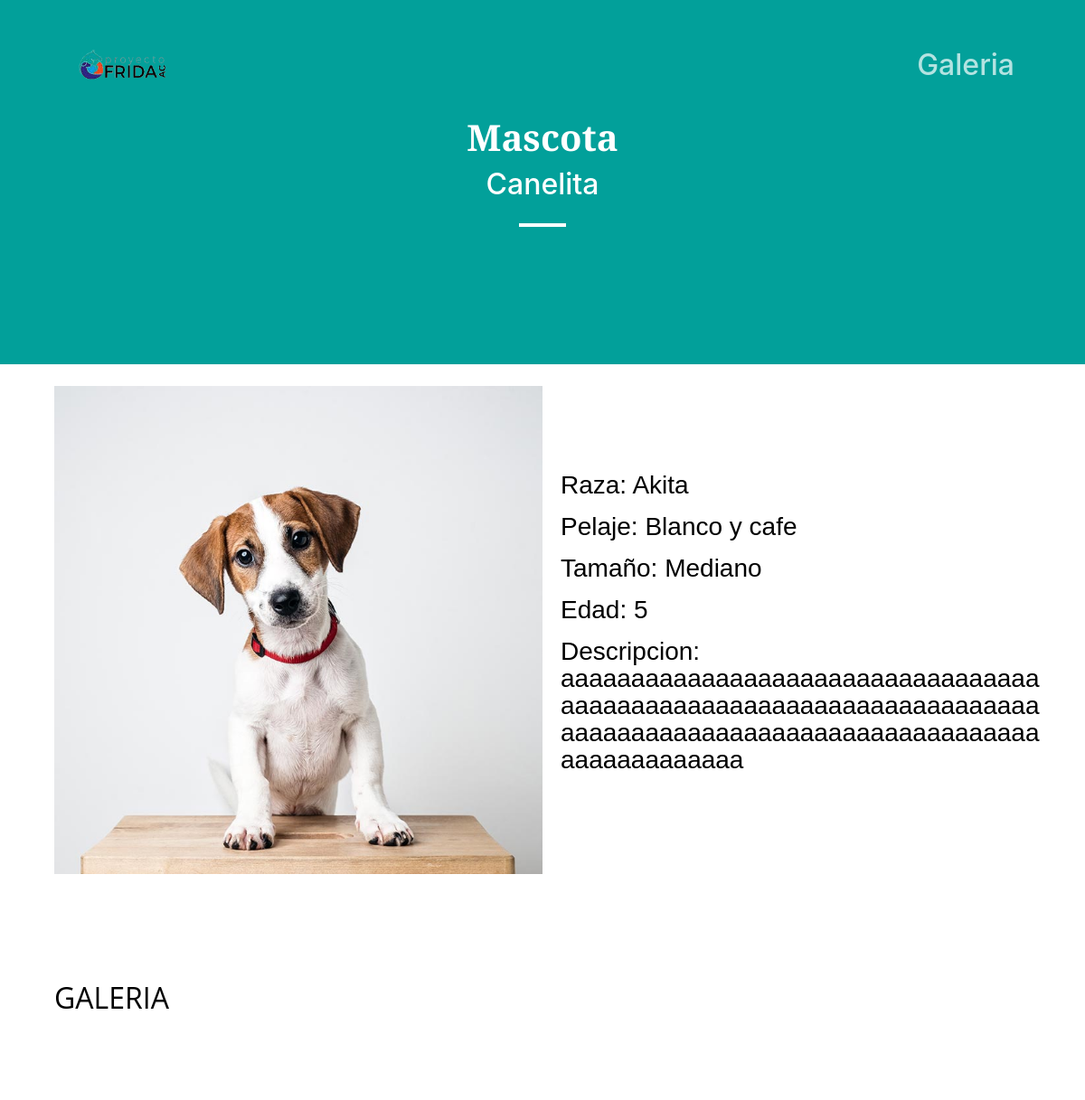
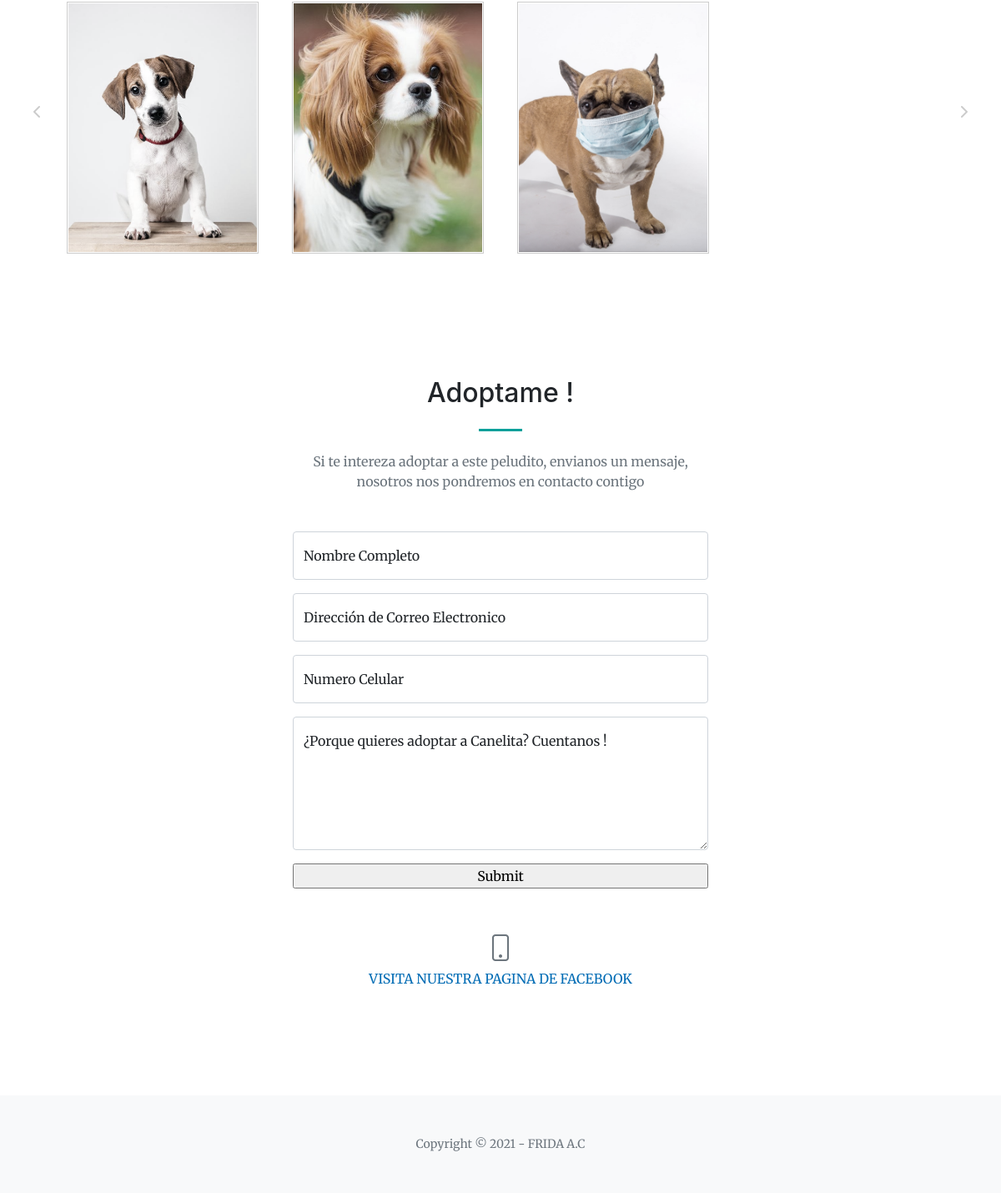
Page /Mascota/?mascota=19 on the committed database (2 pictures, top to bottom).
### Mascota/models.py (models this page shows, shortened)
class Perrito(models.Model):
    nombre = models.CharField(max_length=20, null=True, blank=True)
    raza = models.CharField(max_length=40)
    color_pelaje = models.CharField(max_length=20, null=True, blank=True)
    tamaño = models.ForeignKey(Tamaño, on_delete=models.CASCADE)
    edad = models.IntegerField(null=True, blank=True)
    portada = models.ImageField(upload_to='portada',null=True,blank=True)
    descripcion = models.TextField(max_length=500, null=True)
    class Meta:
        verbose_name = 'Perrito'
        verbose_name_plural = 'Perritos'

class Tamaño(models.Model):
    tamaños = models.CharField(max_length=20, null=True, blank=True)
    class Meta:
        verbose_name = 'Tamaño'
        verbose_name_plural = 'Tamaños'
    def __str__(self):
        return self.tamaños

class PerritoImagenes(models.Model):
    perrito = models.ForeignKey(Perrito, on_delete=models.CASCADE)
    imagen = models.ImageField(upload_to="perritos", null=True, blank=True)
    class Meta:
        verbose_name = 'Imagen'
        verbose_name_plural = 'Imagenes'

### Mascota/views.py (the view)
# urls.py: path('', views.Mascota, name='Mascota'),
def Mascota(request):
    id_perrito = request.GET.get('mascota')#nombre del perrito solicitado
    imagenes_perrito = PerritoImagenes.objects.all()#todas las imagenes de los perros
    perrito = Perrito.objects.get(pk=id_perrito)#datos del perrito seleccionado
    return render(request, 'Mascota/mascota.html', {'perrito':perrito, 'imagenes':imagenes_perrito, 'nombre_perrito':id_perrito} )

### Mascota/templates/Mascota/mascota.html (shortened to what this page needs)
{% extends "Principal/index.html" %}
{% load static %}
{% block content %}
<section class="page-section bg-primary" id="nombre_mascota">
    <div class="container px-4 px-lg-5">
        <div class="row gx-4 gx-lg-5 justify-content-center">
            <div class="col-lg-8 text-center">
                <h1  class="text-white mt-0"><b>Mascota</b> </h1>
                <h2 class="text-white mt-0">{{ perrito.nombre }}</h2>
                <hr class="divider divider-light" />
            </div>
        </div>
    </div>
</section>
    <body>
        <br>
        <div class="contenedor">
            <main class="contenido-principal" id="Datos">
                <img class="contenido-principal__imagen" src="{{perrito.portada.url}}" alt="x" >
                <div class="contenido-principal__contenedor">
                    <h3><p class="contenido-principal__resumen" p style="font-family: sans-serif">Raza: {{ perrito.raza }}</p> </h3>
                    <h3><p class="contenido-principal__resumen" p style="font-family: sans-serif">Pelaje: {{ perrito.color_pelaje }}</p> </h3>
                    <h3><p class="contenido-principal__resumen" p style="font-family: sans-serif">Tamaño: {{ perrito.tamaño }}</p> </h3>
                    <h3><p class="contenido-principal__resumen" p style="font-family: sans-serif">Edad: {{ perrito.edad }}</p> </h3>
                    <h3><p class="contenido-principal__resumen" p style="font-family: sans-serif">Descripcion: {{ perrito.descripcion }}</p> </h3>
                </div>
            </main>
            <br>
            <br>
            <br>
            <h2 class="contenido-principal__resumen " id="Galeria" >GALERIA</h2>
            <br>
            <br>
            <br>
            <div class="carousel">
                <div class="carousel__contenedor">
                    <button aria-label="Anterior" class="carousel__anterior">
                        <i class="fas fa-chevron-left"></i>
                    </button>
                    <div class="carousel__lista">
                        {% for i in imagenes %}
                        <div class="responsive">
                                    <div class="carousel__elemento" >
                                        {% if perrito == i.perrito %}
                                        <div class="gallery">
                                            <img class="zoom-img" src="{{i.imagen.url}}" alt="x" >
                                        </div>
                                        {% endif %}
                                    </div>
                        </div>
                        {% endfor %}
                    </div>
                    <button aria-label="Siguiente" class="carousel__siguiente">
                        <i class="fas fa-chevron-right"></i>
                    </button>
                </div>
            </div>
        </div>
        <section class="page-section" id="contact">
            <div class="container px-4 px-lg-5">
                <div class="row gx-4 gx-lg-5 justify-content-center">
                    <div class="col-lg-8 col-xl-6 text-center">
                        <h2 class="mt-0">Adoptame !</h2>
                        <hr class="divider" />
                        <p class="text-muted mb-5">Si te intereza adoptar a este peludito, envianos un mensaje, nosotros nos pondremos en contacto contigo</p>
                    </div>
                </div>
                <div class="row gx-4 gx-lg-5 justify-content-center mb-5">
                    <div class="col-lg-6">
                        <form action="{% url 'Contacto' %}?nombre={{perrito.nombre}}" id="contactForm" method="post">
                            <div class="form-floating mb-3">
                                <input name="nombre" class="form-control" id="name" type="text" placeholder="Enter your name..." data-sb-validations="required" />
                                <label for="name">Nombre Completo</label>
                            </div>
                            <div class="form-floating mb-3">
                                <input name="email" class="form-control" id="email" type="email" placeholder="name@example.com" data-sb-validations="required,email" />
                                <label for="email">Dirección de Correo Electronico</label>
                            </div>
                            <div class="form-floating mb-3">
                                <input name="celular" class="form-control" id="phone" type="tel" placeholder="(123) 456-7890" data-sb-validations="required" />
                                <label for="phone">Numero Celular</label>
                            </div>
                            <div class="form-floating mb-3">
                                <textarea name="mensaje" class="form-control" id="message" type="text" placeholder="Enter your message here..." style="height: 10rem" data-sb-validations="required"></textarea>
                                <label for="message">¿Porque quieres adoptar a {{perrito.nombre}}? Cuentanos !</label>
                            </div>
                            <div class="d-grid"> <input type="submit"> </div>
                        </form>
                    </div>
                </div>
                <div class="row gx-4 gx-lg-5 justify-content-center">
                    <div class="col-lg-4 text-center mb-5 mb-lg-0">
                        <i class="bi-phone fs-2 mb-3 text-muted"></i>
                        <div> <a href="https://www.facebook.com/frida.asociacion">VISITA NUESTRA PAGINA DE FACEBOOK</a> </div>
                    </div>
                </div>
            </div>
        </section>
    </body>
{% endblock %}

### rows in the picture
Perrito: nombre "Canelita", portada (picture), raza "Akita", color_pelaje "Blanco y cafe", tamaño "Mediano", edad "5", descripcion "aaaaaaaaaaaaaaaaaaaaaaaaaaaaaaaaaaaaaaaaaaaaaaaaaaaaaaaaaaaaaaaaaaaaaaaaaaaaaaaaaaaaaaaaaaaaaaaaaaaaaaaaaaaaaaaaaaa"
PerritoImagenes: imagen (picture)
PerritoImagenes: imagen (picture)
PerritoImagenes: imagen (picture)
